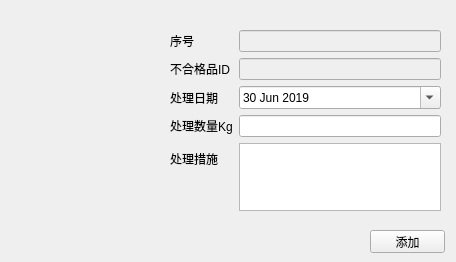
<?xml version="1.0" encoding="UTF-8"?>
<ui version="4.0">
 <class>add_method</class>
 <widget class="QWidget" name="add_method">
  <property name="geometry">
   <rect>
    <x>0</x>
    <y>0</y>
    <width>456</width>
    <height>262</height>
   </rect>
  </property>
  <property name="maximumSize">
   <size>
    <width>456</width>
    <height>262</height>
   </size>
  </property>
  <property name="windowTitle">
   <string>添加处置方式</string>
  </property>
  <property name="windowIcon">
   <iconset>
    <normaloff>icons/input_tablet_32px.ico</normaloff>icons/input_tablet_32px.ico</iconset>
  </property>
  <widget class="QWidget" name="formLayoutWidget">
   <property name="geometry">
    <rect>
     <x>170</x>
     <y>30</y>
     <width>271</width>
     <height>181</height>
    </rect>
   </property>
   <layout class="QFormLayout" name="formLayout">
    <item row="0" column="0">
     <widget class="QLabel" name="label">
      <property name="text">
       <string>序号</string>
      </property>
     </widget>
    </item>
    <item row="0" column="1">
     <widget class="QLineEdit" name="line_deal_id">
      <property name="enabled">
       <bool>false</bool>
      </property>
     </widget>
    </item>
    <item row="1" column="0">
     <widget class="QLabel" name="label_2">
      <property name="text">
       <string>不合格品ID</string>
      </property>
     </widget>
    </item>
    <item row="1" column="1">
     <widget class="QLineEdit" name="line_unpass_id">
      <property name="enabled">
       <bool>false</bool>
      </property>
     </widget>
    </item>
    <item row="2" column="0">
     <widget class="QLabel" name="label_4">
      <property name="text">
       <string>处理日期</string>
      </property>
     </widget>
    </item>
    <item row="2" column="1">
     <widget class="QDateEdit" name="date_deal">
      <property name="dateTime">
       <datetime>
        <hour>0</hour>
        <minute>0</minute>
        <second>0</second>
        <year>2019</year>
        <month>6</month>
        <day>30</day>
       </datetime>
      </property>
      <property name="minimumDateTime">
       <datetime>
        <hour>0</hour>
        <minute>0</minute>
        <second>0</second>
        <year>2017</year>
        <month>9</month>
        <day>14</day>
       </datetime>
      </property>
      <property name="calendarPopup">
       <bool>true</bool>
      </property>
      <property name="date">
       <date>
        <year>2019</year>
        <month>6</month>
        <day>30</day>
       </date>
      </property>
     </widget>
    </item>
    <item row="4" column="0">
     <widget class="QLabel" name="label_3">
      <property name="text">
       <string>处理措施</string>
      </property>
     </widget>
    </item>
    <item row="4" column="1">
     <widget class="QTextEdit" name="txt_deal_method"/>
    </item>
    <item row="3" column="0">
     <widget class="QLabel" name="label_6">
      <property name="text">
       <string>处理数量Kg</string>
      </property>
     </widget>
    </item>
    <item row="3" column="1">
     <widget class="QLineEdit" name="line_deal_qty"/>
    </item>
   </layout>
  </widget>
  <widget class="QPushButton" name="btn_save_method">
   <property name="geometry">
    <rect>
     <x>370</x>
     <y>230</y>
     <width>75</width>
     <height>23</height>
    </rect>
   </property>
   <property name="text">
    <string>添加</string>
   </property>
   <property name="icon">
    <iconset>
     <normaloff>icons/confirm128px.ico</normaloff>icons/confirm128px.ico</iconset>
   </property>
  </widget>
  <widget class="QLabel" name="label_5">
   <property name="geometry">
    <rect>
     <x>10</x>
     <y>20</y>
     <width>151</width>
     <height>151</height>
    </rect>
   </property>
   <property name="autoFillBackground">
    <bool>false</bool>
   </property>
   <property name="text">
    <string/>
   </property>
   <property name="pixmap">
    <pixmap>icons/find.png</pixmap>
   </property>
   <property name="scaledContents">
    <bool>true</bool>
   </property>
  </widget>
 </widget>
 <tabstops>
  <tabstop>date_deal</tabstop>
  <tabstop>line_deal_qty</tabstop>
  <tabstop>txt_deal_method</tabstop>
  <tabstop>btn_save_method</tabstop>
  <tabstop>line_deal_id</tabstop>
  <tabstop>line_unpass_id</tabstop>
 </tabstops>
 <resources/>
 <connections/>
</ui>
